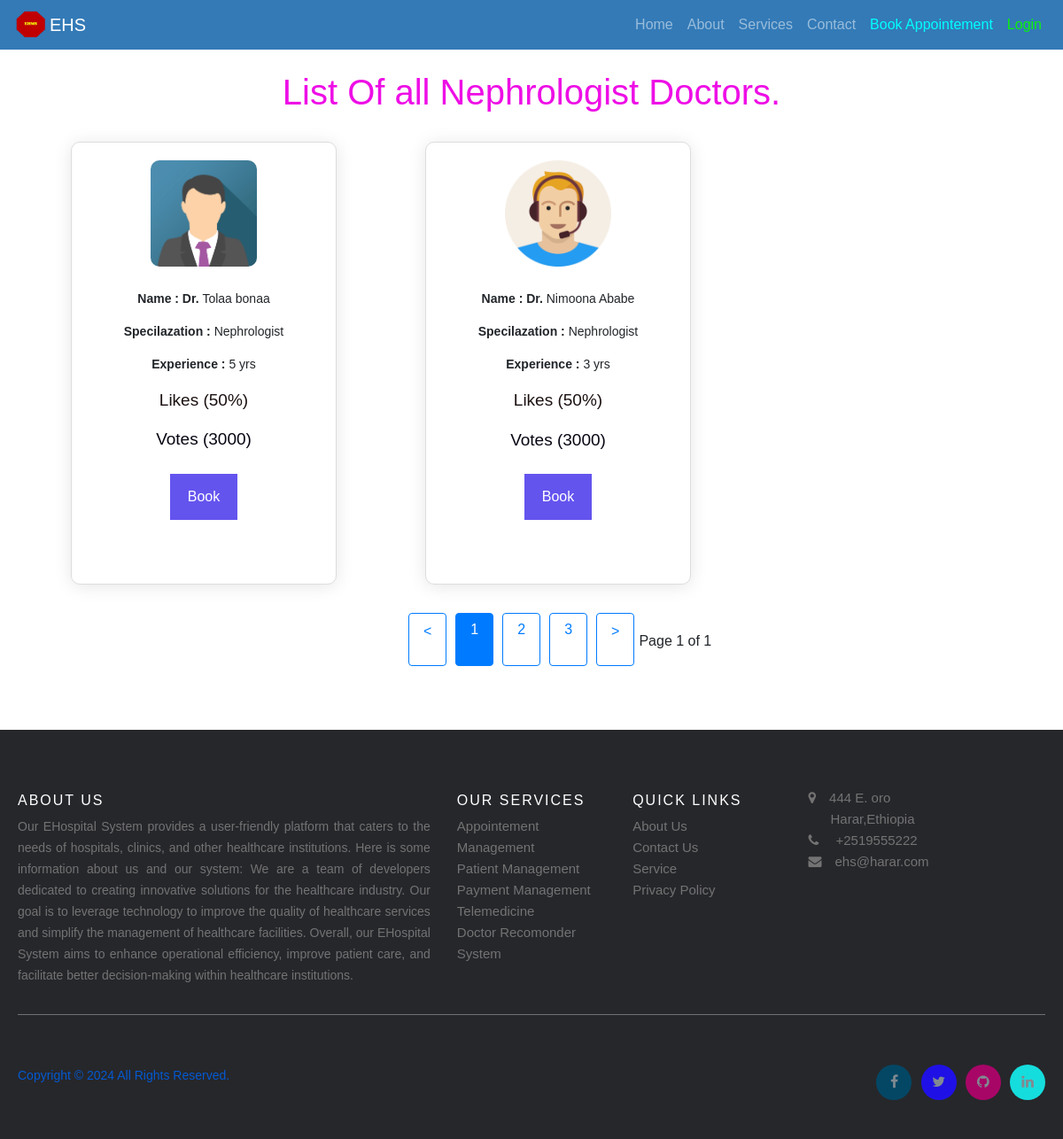
Page /nephrologist-departement on the committed database.
### Ehospital_app/models.py (models this page shows, shortened)
class Doctor(models.Model):
    user=models.OneToOneField(User,on_delete=models.CASCADE)
    profile_pic= models.ImageField(upload_to='profile_pic/DoctorProfilePic/',null=True,blank=True)
    address = models.CharField(max_length=40)
    mobile = models.CharField(max_length=15, blank=True)
    email=models.EmailField(max_length=40)
    department= models.CharField(max_length=50,choices=departments,default='Dermatologist')
    expriance = models.PositiveIntegerField(null=True)
    certification= models.ImageField(upload_to='profile_pic/DoctorCertification/',null=True,blank=True)
    hospital_name=models.CharField(max_length=40)
    admitDate=models.DateField(null=True)
    todayDate=models.DateField(auto_now=True)
    status=models.BooleanField(default=False)
    is_avialable=models.BooleanField(default=False)
    @property
    def get_name(self):
        return self.user.first_name+" "+self.user.last_name

### Ehospital_app/views.py (the view)
# urls.py: path('nephrologist-departement', views.Nephrologist_departement_view),
def Nephrologist_departement_view(request):
    nephrologists=models.Doctor.objects.all().filter(status=True, department='Nephrologist')
    return render(request,'hospital/nephrologist_departement.html',{'nephrologists':nephrologists})

### templates/hospital/nephrologist_departement.html (shortened to what this page needs)
<!DOCTYPE html>
{% load static %}
{% include "hospital/navbar.html" %}
<html lang="en">
<head>
</head>
<body>
  <br><br>
  <center><h1 style="color: rgb(238, 14, 230);">List Of all Nephrologist Doctors.</h1></center>
	<div id="data-container">
		<div class="card-container">
      {% for n in nephrologists %}
			<div class="card" style="width: 300px; height:500px; margin-left:80px;">
        <center><img src="{% static n.profile_pic.url %}" alt="hospital Pic" height="50px" width="120px" /></p>  </center>
               <div>
                <p> <strong>Name : Dr. </strong> {{n.get_name}}</p>
                <p><strong>Specilazation :  </strong>   {{n.department}}</p>
                <p><strong>Experience :  </strong>    {{n.expriance}} yrs</p>
                {% if n.admitDate == n.todayDate %}
                <p>  <span style="color: rgb(28, 17, 17); font-size:19px;"> Likes (0%) </span></p>
                <p> <span style="color: rgb(7, 7, 20); font-size:19px;"> Votes (0) </span></p>
                {%else%}
                 {% if n.expriance > 5 %}
                    <p>  <span style="color: rgb(28, 17, 17); font-size:19px;"> Likes (99%) </span></p>
                    <p> <span style="color: rgb(7, 7, 20); font-size:19px;"> Votes (7000) </span></p>
                  {%else%}
                    <p>  <span style="color: rgb(28, 17, 17); font-size:19px;"> Likes (50%) </span></p>
                    <p> <span style="color: rgb(7, 7, 20); font-size:19px;"> Votes (3000) </span></p>
                    {%endif%}
             {%endif%}
                   </div>
               <center> <a href="/login"><button  style="width:auto; background:rgb(100, 84, 238)">Book</button> </a> </center>
			</div>
      {% endfor %}
		</div>
	</div>
<center>
	<div class="pagination" id="pagination" style="margin-left: 456px;">
		<a href="#" id="prev"><</a>
		<a href="#" class="page-link" data-page="1">1</a>
		<a href="#" class="page-link" data-page="2">2</a>
		<a href="#" class="page-link" data-page="3">3</a>
		<a href="#" id="next">></a>
		<p id="page-numbers"> </p>
	</div>
</center>
<br><br><br>
 {% include "hospital/footer2.html" %}
</body>
</html>

### templates/hospital/nephrologist_departement.html (style rules this page uses)
body { font-family: Arial, sans-serif; }
.pagination { text-align: center; margin-top: 2rem; }
.pagination a { color: #007BFF; padding: 8px 16px; text-decoration: none; border: 1px solid #007BFF; margin: 0 5px; border-radius: 4px; }
.pagination .active { background-color: #007BFF; color: white; }
.card-container { display: grid; grid-template-columns: repeat(4, 1fr); gap: 20px; }
.card { border: 1px solid #ddd; padding: 20px; border-radius: 10px; box-shadow: 0 2px 20px 0px rgba(0, 0, 0, 0.1); background-color: #fff; text-align: center; margin-left: 80px; }
.card img { max-width: 100%; height: auto; margin-bottom: 10px; border-radius: 10px; }
h1 { text-align: center; margin: 2rem; }
p { font-size: 14px; }
#page-numbers { margin-top: 20px; font-size: 16px; }
button { background-color: #04AA6D; color: white; padding: 14px 20px; margin: 8px 0; border: none; cursor: pointer; width: 100%; }

### rows in the picture
Doctor: profile_pic (picture), get_name "Tolaa bonaa", department "Nephrologist", expriance "5", admitDate "Likes (50%)"
Doctor: profile_pic (picture), get_name "Nimoona Ababe", department "Nephrologist", expriance "3", admitDate "Likes (50%)"
